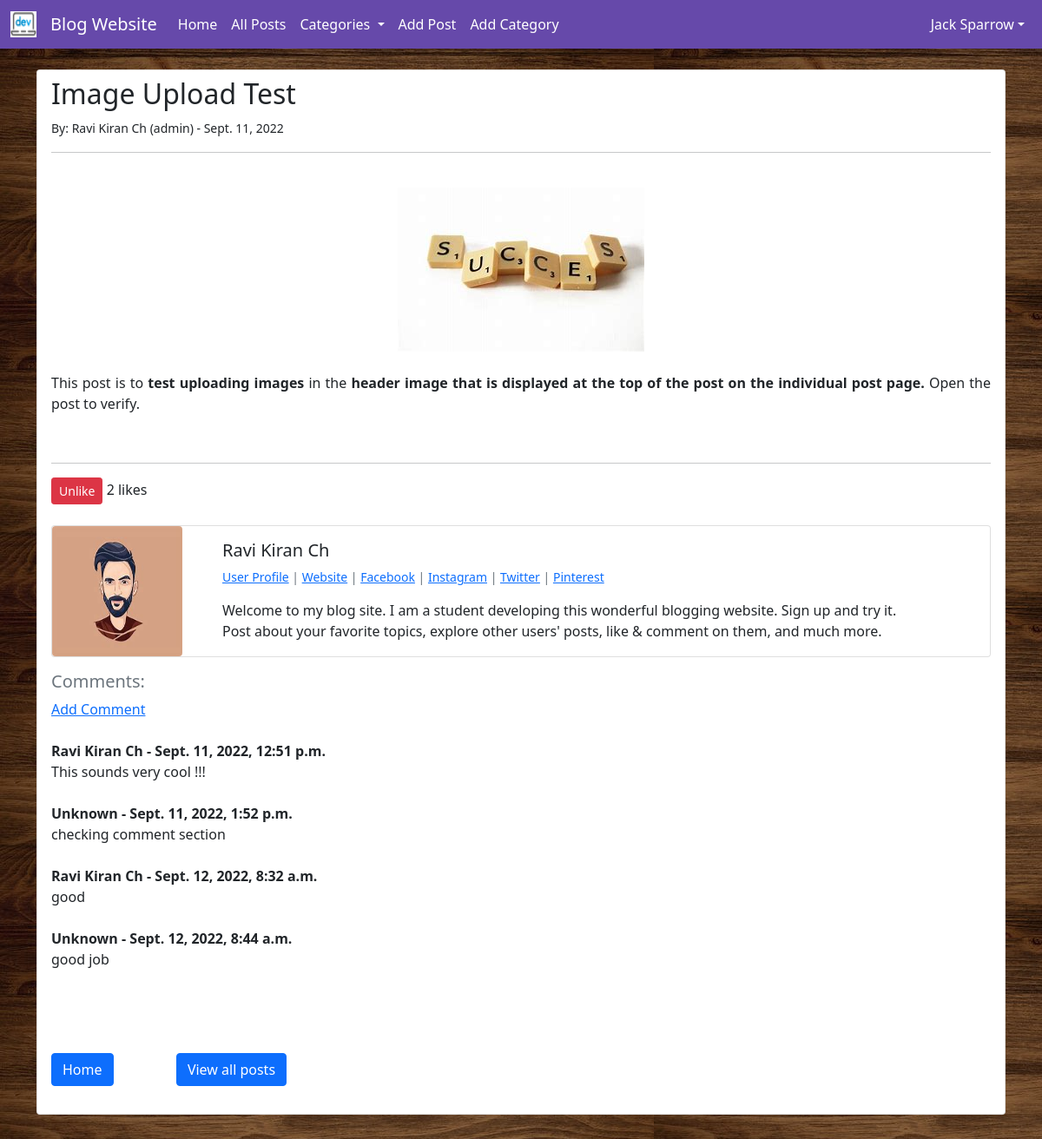
Page /posts/40 (signed in) on the committed database.
### blog/models.py (models this page shows, shortened)
class Post(models.Model):
    title = models.CharField(max_length=255)         # Title of blog
    title_tag = models.CharField(max_length=255)     # Title of blog post to be shown in head
    header_image = models.ImageField(null=True,blank=True,upload_to="images/")
    author = models.ForeignKey(User,on_delete=models.CASCADE)
    category = models.CharField(max_length=255)
    body = RichTextField(blank=True,null=True)
    snippet = models.CharField(max_length=255,null=True,blank=True)
    date = models.DateField(auto_now_add=True)
    likes = models.ManyToManyField(User,related_name='blog_posts')
    def total_likes(self):
        return self.likes.count()

class UserProfile(models.Model):
    user = models.OneToOneField(User,null=True,on_delete=models.CASCADE)
    bio = models.TextField(null=True,blank=True)
    profile_pic = models.ImageField(null=True,blank=True,upload_to="profile_pics/")
    website_url = models.CharField(max_length=255,null=True,blank=True)
    facebook_url = models.CharField(max_length=255,null=True,blank=True)
    instagram_url = models.CharField(max_length=255,null=True,blank=True)
    twitter_url = models.CharField(max_length=255,null=True,blank=True)
    pinterest_url = models.CharField(max_length=255,null=True,blank=True)

class Comment(models.Model):
    post = models.ForeignKey(Post,related_name="comments",on_delete=models.CASCADE)
    name = models.CharField(max_length=255,blank=True,default="")
    body = models.TextField()
    date_commented = models.DateTimeField(auto_now_add=True)

### blog/views.py (the view)
# urls.py: path('posts/<int:pk>',PostDetailView.as_view(),name='post-detail'), # pk - primary key
class PostDetailView(DetailView):
    model = Post
    template_name = "post.html"
    def get_context_data(self, *args,**kwargs):
        cat_menu = Category.objects.all()
        context = super(PostDetailView,self).get_context_data(*args,**kwargs)
        p = get_object_or_404(Post,id=self.kwargs['pk'])
        liked = False
        if p.likes.filter(id=self.request.user.id).exists():
            liked = True
        total_likes = p.total_likes()
        context["cat_menu"] = cat_menu
        context["total_likes"]=total_likes
        context["liked"] = liked
        return context

### blog/models.py (called while the page is built)
    def __str__(self):
        if (self.name == "---------"):
            return "Non Categorized"
        return self.name

### blog/templates/post.html (shortened to what this page needs)
{% extends 'home.html' %}
{% load static %}
{% block content %}
<div class="list-group-item" style="background-color:white;border-radius:.25rem">
    <h2>{{post.title}}</h2>
    <small>
        By:
        {{post.author.first_name}}
        {{post.author.last_name}}
        ({{post.author}}) - {{post.date}}
        <hr></br>
    </small>
    {% if post.header_image %}
        <div style="text-align: center;"><img src="{{ post.header_image.url }}"></div><br>
    {% endif %}
    <div>{{post.body | safe}}</div>
    <br>
    <hr>
    <form action="{% url 'like-post' post.pk%}" method="POST">
        {% if user.is_authenticated %}
            {% if liked %}
                <button type="submit" name="post_id" value="{{post.id}}" class="btn btn-danger btn-sm">Unlike</button>
            {% else %}
                <button type="submit" name="post_id" value="{{post.id}}" class="btn btn-primary btn-sm">Like</button>
            {% endif %}
        {% else %}
            <a class="btn btn-primary btn-sm" style="color:white" href="{% url 'login' %}">Login to like</a>
        {% endif %}
        {{total_likes}} likes
    </form><br>
    {% if post.author.userprofile %}
        <div class="card mb-3">
            <div class="row g-0">
                <div class="col-md-2">
                    {% if post.author.userprofile.profile_pic %}
                        <a href="{% url 'user-profile' post.author.userprofile.id %}">
                            <img width=150px height=150px class="rounded" src="{{ post.author.userprofile.profile_pic.url }}">
                        </a>
                    {% else %}
                        <a href="{% url 'user-profile' post.author.userprofile.id %}">
                            <img width=150px height=150px class="rounded" src="{% static 'default_profile_pic.jpg' %}">
                        </a>
                    {% endif %}
                </div>
                <div class="col-md-9">
                    <div class="card-body">
                        <h5 class="card-title">{{post.author.first_name}} {{post.author.last_name}}</h5>
                        <p class="small text-muted">
                                <a href="{% url 'user-profile' post.author.userprofile.id %}">User Profile</a> |
                                {% if post.author.userprofile.website_url %}
                                    <a href="{{post.author.userprofile.website_url}}">Website</a> |
                                {% else %}
                                    <a href="">Website</a> |
                                {% endif %}
                                {% if post.author.userprofile.facebook_url %}
                                    <a href="{{post.author.userprofile.facebook_url}}">Facebook</a> |
                                {% else %}
                                    <a href="">Facebook</a> |
                                {% endif %}
                                {% if post.author.userprofile.instagram_url %}
                                    <a href="{{post.author.userprofile.instagram_url}}">Instagram</a> |
                                {% else %}
                                    <a href="">Instagram</a> |
                                {% endif %}
                                {% if post.author.userprofile.twitter_url %}
                                    <a href="{{post.author.userprofile.twitter_url}}">Twitter</a> |
                                {% else %}
                                    <a href="">Twitter</a> |
                                {% endif %}
                                {% if post.author.userprofile.pinterest_url %}
                                    <a href="{{post.author.userprofile.pinterest_url}}">Pinterest</a>
                                {% else %}
                                    <a href="">Pinterest</a>
                                {% endif %}
                        </p>
                        {% if post.author.userprofile.bio %}
                            <p class="card-text">{{post.author.userprofile.bio}}</p>
                        {% else %}
                            <p class="card-text">Hi, I am {{post.author.first_name}} {{post.author.last_name}}.</p>
                        {% endif %}
                    </div>
                </div>
            </div>
        </div>
    {% endif %}
    <h5 class="text-muted">Comments:</h5>
    <a href="{% url 'comment' post.pk %}">Add Comment</a><br><br>
    {% if not post.comments.all %}
        <p>No comments yet...</p>
    {% else %}
        {% for comment in post.comments.all %}
            {% if comment.name %}
                <strong>{{comment.name}}</strong>
            {% else %}
                <strong>Unknown</strong>
            {% endif %}
            <strong> - {{comment.date_commented}}</strong><br>
            {{comment.body}}<br><br>
        {% endfor %}
        <br><br>
    {% endif %}
    <br>
    <a href="{% url 'home' %}" class="btn btn-primary">Home</a> &emsp;&emsp;&emsp;&emsp;
    <a href="{% url 'allposts' %}" class="btn btn-primary">View all posts</a>
    <br><br>
</div>
<br><br><br><br><br>
{% endblock %}

### blog/templates/home.html (shortened to what this page needs)
<!doctype html>
{% load static %}
<html lang="en">
  <head>
    <link href="https://cdn.jsdelivr.net/npm/bootstrap@5.1.3/dist/css/bootstrap.min.css" rel="stylesheet">
  </head>
  <body class="background">
    <nav class="navbar navbar-expand-lg navbar-dark" style="background-color:rgb(102, 73, 170);">
      <div class="container-fluid">
          <a class="navbar-brand" href="{% url 'home' %}">
            <img src="{% static '/images/favicon.jpeg' %}" alt="" width=30px height=30px class="d-inline-block align-top">
          </a>
          <a class="navbar-brand" href="{% url 'home' %}">Blog Website</a>
          <div class="collapse navbar-collapse" id="navbarSupportedContent">
            <ul class="navbar-nav me-auto mb-2 mb-lg-0">
              <li class="nav-item">
                <a style="color:white" class="nav-link active" aria-current="page" href="{% url 'home' %}">Home</a>
              </li>
              <li class="nav-item">
                <a style="color:white" class="nav-link active" aria-current="page" href="{% url 'allposts' %}">All Posts</a>
              </li>
              {% if cat_menu %}
                <li class="nav-item dropdown">
                  <a style="color:white;" class="nav-link dropdown-toggle" href="#" id="navbarDropdown" role="button" data-bs-toggle="dropdown" aria-expanded="false">
                    Categories
                  </a>
                </li>
              {% else %}
                <li class="nav-item">
                  <a style="color:white" class="nav-link active" aria-current="page" href="{% url 'category-list' %}">All Categories</a>
                </li>
              {% endif %}
              {% if user.is_authenticated %}
                <li class="nav-item">
                  <a style="color:white" class="nav-link" href="{% url 'add-post' %}">Add Post</a>
                </li>
                <li class="nav-item">
                  <a style="color:white" class="nav-link" href="{% url 'add-category' %}">Add Category</a>
                </li>
              {% endif %}
            </ul>
            {% if user.is_authenticated %}
            <div class="navbar-nav">
              <div class="nav-item dropdown">
                <a style="color:white;" class="nav-link dropdown-toggle" href="#" id="navbarDropdown" role="button" data-bs-toggle="dropdown" aria-expanded="false">{{user.first_name}} {{user.last_name}}</a>
                </div>
            </div>
          {% endif %}
          </div>
        </div>
    </nav>
    <div class='container'>
        {% block content %}{% endblock %}
    </div>
  </body>
</html>

### rows in the picture
Post: title "Image Upload Test", author.first_name "Ravi Kiran", author.last_name "Ch", author "admin", date "Sept. 11, 2022", header_image (picture), body "This post is to test uploading images in the header image that is displayed at the top of the post on the individual post page. Open the post to verify.", author.userprofile.profile_pic (picture), author.userprofile.bio "Welcome to my blog site. I am a student developing this wonderful blogging website. Sign up and try it. Post about your favorite topics, explore other users' posts, like & comment on them, and much more."
Comment: name "Ravi Kiran Ch", date_commented "Sept. 11, 2022, 12:51 p.m.", body "This sounds very cool !!!"
Comment: name "Unknown", date_commented "Sept. 11, 2022, 1:52 p.m.", body "checking comment section"
Comment: name "Ravi Kiran Ch", date_commented "Sept. 12, 2022, 8:32 a.m.", body "good"
Comment: name "Unknown", date_commented "Sept. 12, 2022, 8:44 a.m.", body "good job"

### other values in the picture
{{ user.first_name }} "Jack"
{{ user.last_name }} "Sparrow"
{{ total_likes }} "2"
